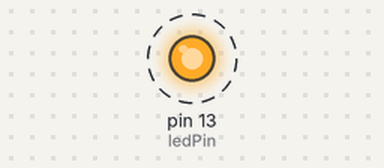
A sketch run on a simulated Arduino Uno, built with avr-gcc and run on an emulated ATmega328P. On the bench: output pins drawn as LEDs (lit = HIGH). Dashed ring = blinking. What the sketch prints to the serial monitor is not drawn.

Above: at 0.2 s.
Timing chart, 0 to 3.0 s (numbered marks = the images above):
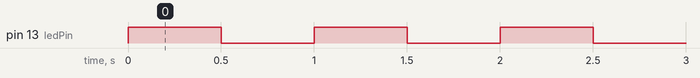

Measured:
- by itself, pin 13 (ledPin): alternates HIGH for 0.50 s and LOW for 0.50 s

The sketch:

Blink.ino
```cpp
static int ledPin = 13;

void setup() {
  Serial.begin(9600);
  Serial.println("Hello World");
  pinMode(ledPin, OUTPUT);
}

void loop() {
  digitalWrite(ledPin, HIGH);
  delay(500);
  digitalWrite(ledPin, LOW);
  delay(500);
  Serial.println("Blink!");
}
```
